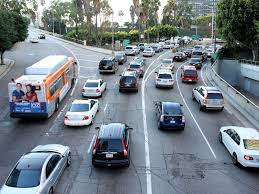
#> input picture Still Image Codes/traffic.jpeg, 259 x 194 px
$ python selective_search.py 'Still Image Codes/traffic.jpeg' 'Still Image Codes/traffic.jpeg'
#> lines starting #> are read from the running program, lines starting #| are printed output that depends on the picture
#!/usr/bin/env python
'''
Usage:
    ./ssearch.py input_image (f|q)
    f=fast, q=quality
Use "l" to display less rects, 'm' to display more rects, "q" to quit.
'''

import sys
import cv2

if __name__ == '__main__':
    # If image path and f/q is not passed as command
    # line arguments, quit and display help message
    if len(sys.argv) < 3:
        print(__doc__)
        sys.exit(1)

    # speed-up using multithreads
    cv2.setUseOptimized(True);
    cv2.setNumThreads(4);

    # read image
    im = cv2.imread(sys.argv[1])
#> im is the input picture: shape (194, 259, 3); mean B, G, R 134.3, 126.4, 116.8
    # resize image
    newHeight = 200
    newWidth = int(im.shape[1]*200/im.shape[0])
#> newWidth = 267
    im = cv2.resize(im, (newWidth, newHeight))
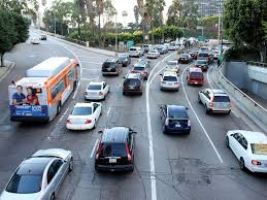
#> im: shape (200, 267, 3); mean B, G, R 134.2, 126.3, 116.6

    # create Selective Search Segmentation Object using default parameters
    ss = cv2.ximgproc.segmentation.createSelectiveSearchSegmentation()

    # set input image on which we will run segmentation
    ss.setBaseImage(im)

    # Switch to fast but low recall Selective Search method
    if (sys.argv[2] == 'f'):
        ss.switchToSelectiveSearchFast()

    # Switch to high recall but slow Selective Search method
    elif (sys.argv[2] == 'q'):
        ss.switchToSelectiveSearchQuality()
    # if argument is neither f nor q print help message
    else:
        print(__doc__)
#> (the run stopped early here; a loop or call above may not have finished)
